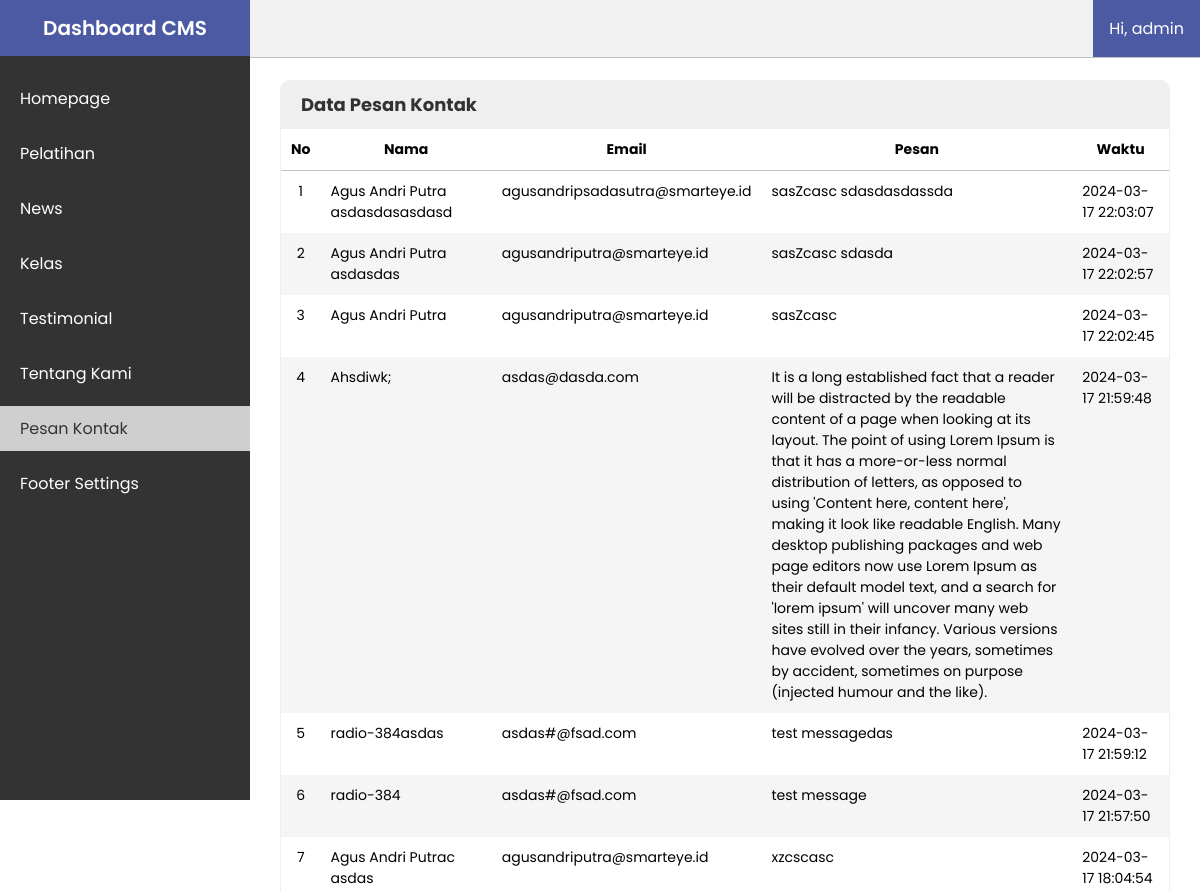
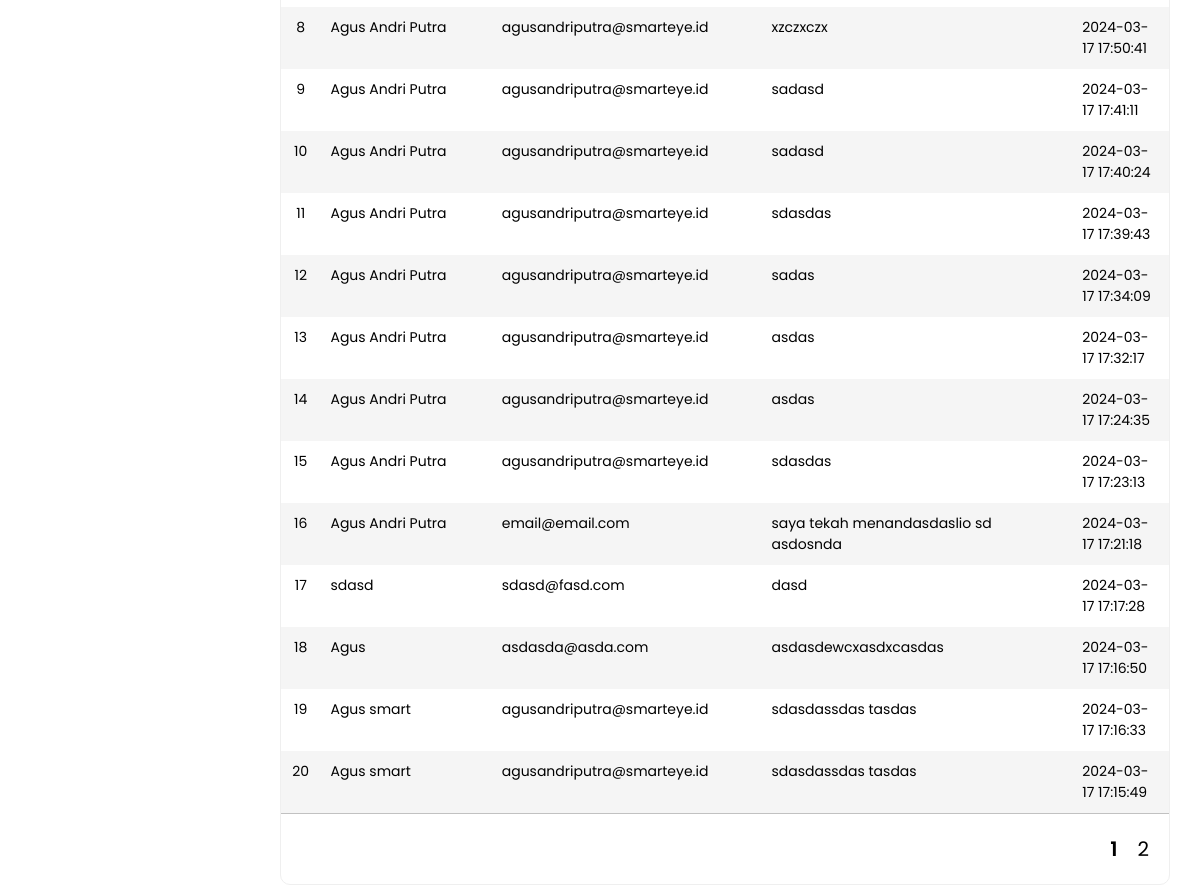
The page /cms/contact_us.php (signed in) on the database its author committed (2 pictures, top to bottom).
### tables this page shows
CREATE TABLE `contact_us` (
  `id` int(11) NOT NULL,
  `name` varchar(255) NOT NULL,
  `email` varchar(255) NOT NULL,
  `message` text NOT NULL,
  `created_at` timestamp NOT NULL DEFAULT current_timestamp()
);

### cms/contact_us.php (the view, shortened to what this page needs)
<?php
    require_once "reuse/header-dashboard.php";
    require_once "../includes/config.php";
    $records_per_page = 20;
    $current_page = isset($_GET['page']) ? $_GET['page'] : 1;
    $offset = ($current_page - 1) * $records_per_page;
    $query = "SELECT * FROM contact_us ORDER BY created_at DESC LIMIT $offset, $records_per_page";
    $result = mysqli_query($koneksi, $query);
    $total_records_query = mysqli_query($koneksi, "SELECT COUNT(*) AS total FROM contact_us");
    $total_records = mysqli_fetch_assoc($total_records_query)['total'];
    $total_pages = ceil($total_records / $records_per_page);
?>
<div class="content-area">
    <div class="content-box">
        <div class="content-box-input">
            <h2 class="content-dashboard-title">Data Pesan Kontak</h2>
            <table class="table">
                <thead>
                    <tr>
                        <th>No</th>
                        <th>Nama</th>
                        <th>Email</th>
                        <th>Pesan</th>
                        <th>Waktu</th>
                    </tr>
                </thead>
                <tbody>
                    <?php
                        $row_number = ($current_page - 1) * $records_per_page + 1;
                        while ($row = mysqli_fetch_assoc($result)) :
                    ?>
                        <tr>
                            <td><?php echo $row_number; ?></td>
                            <td><?php echo $row['name']; ?></td>
                            <td><?php echo $row['email']; ?></td>
                            <td><?php echo $row['message']; ?></td>
                            <td><?php echo $row['created_at']; ?></td>
                        </tr>
                    <?php
                        $row_number++;
                        endwhile;
                    ?>
                </tbody>
            </table>
            <?php if ($total_pages > 1) : ?>
                <div class="pagination">
                    <?php for ($i = 1; $i <= $total_pages; $i++) : ?>
                        <a href="?page=<?php echo $i; ?>" class="<?php echo ($current_page == $i) ? 'active' : ''; ?>"><?php echo $i; ?></a>
                    <?php endfor; ?>
                </div>
            <?php endif; ?>
        </div>
    </div>
</div>
<?php
require_once "reuse/footer-dashboard.php";
?>

### assets/style/dashboard.css (style rules this page uses)
* { font-family: 'Poppins', sans-serif; font-size: 14px; color: #000000; box-sizing: border-box; }
body { margin: 0px; box-sizing: border-box; }
.content-area { padding-top: 80px; padding-left: 280px; padding-right: 30px; }
.content-area .content-box { border: 1px solid #efefef; border-radius: 10px; margin-bottom: 20px; padding-bottom: 20px; }
.content-dashboard-title { border-bottom: 1px solid #efefef; margin: 0px; padding: 10px 20px; font-size: 18px; color: #333333; background: #efefef; border-radius: 8px 8px 0px 0px; }
.content-area .content-box .content-box-input table { width: 100%; border-collapse: collapse; }
.content-area .content-box .content-box-input table thead tr th { border-bottom: 1px solid #c1c1c1; padding: 10px; }
.content-area .content-box .content-box-input table thead tr th:nth-child(4) { width: 35%; }
.content-area .content-box .content-box-input table tbody tr:nth-child(even) { background-color: #f5f5f5; }
.content-area .content-box .content-box-input table tbody tr td { padding: 10px; vertical-align: text-top; }
.content-area .content-box .content-box-input table tbody tr td:first-child { text-align: center; }
.content-area .content-box .content-box-input .pagination { padding: 20px 20px 0px; display: flex; justify-content: flex-end; column-gap: 20px; border-top: 1px solid #c1c1c1; }
.content-area .content-box .content-box-input .pagination a { text-decoration: none; font-size: 20px; }
.content-area .content-box .content-box-input .pagination a.active { font-weight: 600; }

### rows shown on the page
contact_us: name "Agus Andri Putra asdasdasasdasd", email "agusandripsadasutra@smarteye.id", message "sasZcasc sdasdasdassda", created_at "2024-03-17 22:03:07"
contact_us: name "Agus Andri Putra asdasdas", email "agusandriputra@smarteye.id", message "sasZcasc sdasda", created_at "2024-03-17 22:02:57"
contact_us: name "Agus Andri Putra", email "agusandriputra@smarteye.id", message "sasZcasc", created_at "2024-03-17 22:02:45"
contact_us: name "Ahsdiwk;", email "asdas@dasda.com", message "It is a long established fact that a reader will be distracted by the readable content of a page when looking at its layout. The point of using Lorem Ipsum is that it has a more-or-less normal distribution of letters, as opposed to using 'Content here, content here', making it look like readable English. Many desktop publishing packages and web page editors now use Lorem Ipsum as their default model text, and a search for 'lorem ipsum' will uncover many web sites still in their infancy. Various versions have evolved over the years, sometimes by accident, sometimes on purpose (injected humour and the like).", created_at "2024-03-17 21:59:48"
contact_us: name "radio-384asdas", email "asdas#@fsad.com", message "test messagedas", created_at "2024-03-17 21:59:12"
contact_us: name "radio-384", email "asdas#@fsad.com", message "test message", created_at "2024-03-17 21:57:50"
contact_us: name "Agus Andri Putrac asdas", email "agusandriputra@smarteye.id", message "xzcscasc", created_at "2024-03-17 18:04:54"
contact_us: name "Agus Andri Putra", email "agusandriputra@smarteye.id", message "xzczxczx", created_at "2024-03-17 17:50:41"
contact_us: name "Agus Andri Putra", email "agusandriputra@smarteye.id", message "sadasd", created_at "2024-03-17 17:41:11"
contact_us: name "Agus Andri Putra", email "agusandriputra@smarteye.id", message "sadasd", created_at "2024-03-17 17:40:24"
contact_us: name "Agus Andri Putra", email "agusandriputra@smarteye.id", message "sdasdas", created_at "2024-03-17 17:39:43"
contact_us: name "Agus Andri Putra", email "agusandriputra@smarteye.id", message "sadas", created_at "2024-03-17 17:34:09"
contact_us: name "Agus Andri Putra", email "agusandriputra@smarteye.id", message "asdas", created_at "2024-03-17 17:32:17"
contact_us: name "Agus Andri Putra", email "agusandriputra@smarteye.id", message "asdas", created_at "2024-03-17 17:24:35"
contact_us: name "Agus Andri Putra", email "agusandriputra@smarteye.id", message "sdasdas", created_at "2024-03-17 17:23:13"
contact_us: name "Agus Andri Putra", email "email@email.com", message "saya tekah menandasdaslio sd asdosnda", created_at "2024-03-17 17:21:18"
contact_us: name "sdasd", email "sdasd@fasd.com", message "dasd", created_at "2024-03-17 17:17:28"
contact_us: name "Agus", email "asdasda@asda.com", message "asdasdewcxasdxcasdas", created_at "2024-03-17 17:16:50"
contact_us: name "Agus smart", email "agusandriputra@smarteye.id", message "sdasdassdas tasdas", created_at "2024-03-17 17:16:33"
contact_us: name "Agus smart", email "agusandriputra@smarteye.id", message "sdasdassdas tasdas", created_at "2024-03-17 17:15:49"

### other values the page prints
$user_name "admin"
